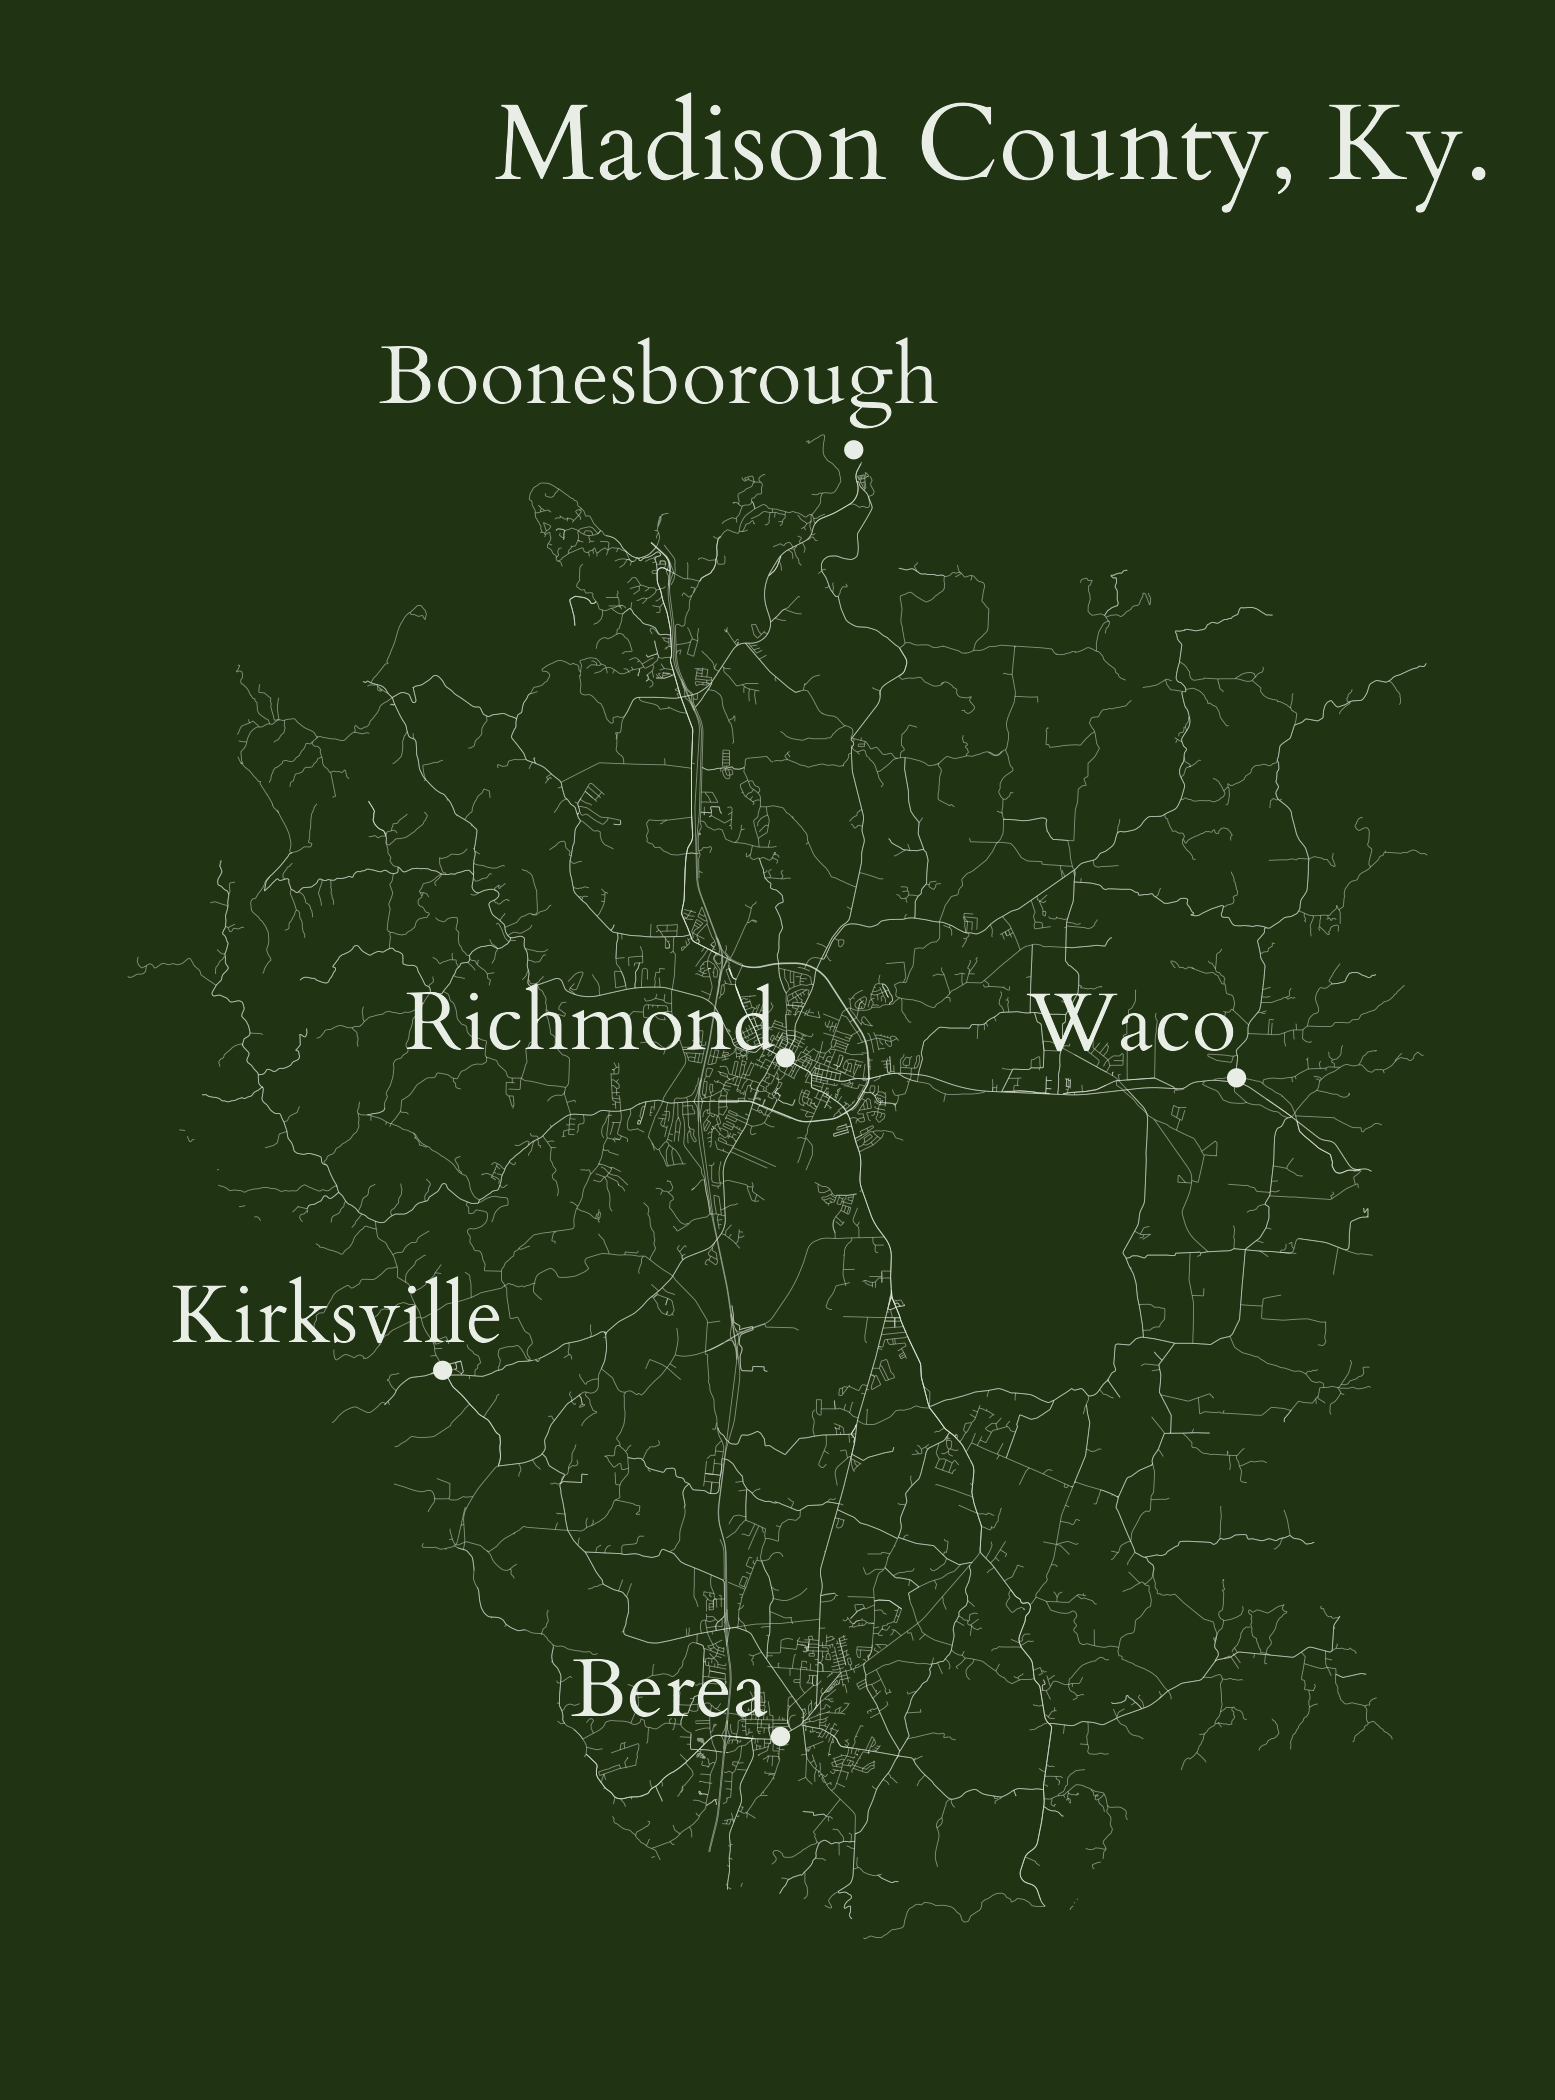

Here is the R script that generated this plot:
library(dplyr)
library(ggplot2)
library(magick)
library(ragg)
library(tigris)

base_size <- 12
font1 <- "Cardo"
background_colour <- "#203312"
text_colour <- "#e8ede6"
line_colour <- "#e8ede6"

options(tigris_use_cache = TRUE)

madison_ky_roads <- roads("KY", "Madison")

ky_landmarks <- landmarks("KY")

berea <- ky_landmarks %>% filter(FULLNAME == "Berea")
richmond <- ky_landmarks %>% filter(FULLNAME == "Richmond")
boonesborough <- ky_landmarks %>% filter(FULLNAME == "Boonesborough")
kirksville <- ky_landmarks %>% filter(FULLNAME == "Kirksville")
waco <- ky_landmarks %>% filter(FULLNAME == "Waco")

ky_towns <- bind_rows(
  berea, richmond, boonesborough, kirksville, waco
)

p <- madison_ky_roads %>%
  ggplot() +
    geom_sf(size = .1, colour = line_colour, alpha = .5) +
    geom_sf(data = ky_towns, colour = line_colour) +
    geom_sf_text(data = berea, aes(label = FULLNAME), colour = text_colour, size = 7, family = font1, nudge_x = -.037, nudge_y = .013) +
    geom_sf_text(data = richmond, aes(label = FULLNAME), colour = text_colour, size = 7, family = font1, nudge_x = -.065, nudge_y = .01) +
    geom_sf_text(data = boonesborough, aes(label = FULLNAME), colour = text_colour, size = 7, family = font1, nudge_x = -.065, nudge_y = .02) +
    geom_sf_text(data = kirksville, aes(label = FULLNAME), colour = text_colour, size = 7, family = font1, nudge_x = -.035, nudge_y = .015) +
    geom_sf_text(data = waco, aes(label = FULLNAME), colour = text_colour, size = 7, family = font1, nudge_x = -.035, nudge_y = .015) +
    theme_void() +
    labs(
      title = "Madison County, Ky."
    ) +
    theme(
      plot.margin       = margin(t = 20, r = 15, b = 20, l = 15, unit = "pt"),
      panel.background  = element_rect(fill = background_colour, colour = NA),
      plot.background   = element_rect(fill = background_colour, colour = NA),
      legend.background = element_rect(colour = background_colour, fill = background_colour),
      strip.background  = element_rect(colour = background_colour, fill = background_colour),
      plot.title        = element_text(colour = text_colour, size = 26, hjust = 1, family = font1, margin = margin(5, 0, 20, 0)),
      plot.subtitle     = element_text(colour = text_colour, size = base_size, hjust = 1, family = font1, margin = margin(5, 0, 10, 0)),
      plot.caption      = element_text(colour = text_colour, size = 10, hjust = 0, family = font1),
      legend.title      = element_blank(),
      legend.text       = element_text(family = font1),
      legend.justification = "right",
      legend.margin     = margin(0, 0, 0, 0),
      legend.box.margin = margin(t = 15, r = 15, b = 0, l = 0, unit = "pt"),
      strip.text        = element_blank(),
      legend.position   = "bottom",
      legend.key.width  = unit(1, 'cm'),
      axis.title.x      = element_blank(),
      axis.title.y      = element_blank(),
      axis.text.x       = element_blank(),
      axis.text.y       = element_blank(),
      axis.ticks.x      = element_blank(),
      axis.ticks.y      = element_blank(),
      panel.grid.major  = element_blank(),
      panel.grid.minor  = element_blank(),
    )

image_path <- here::here("madison-county.png")
agg_png(image_path, res = 300, height = 7, width = 5.35, units = "in")
print(p)
dev.off()

madison_county <- image_read(image_path)
madison_county <- image_trim(madison_county)
image_write(madison_county, path = image_path)
